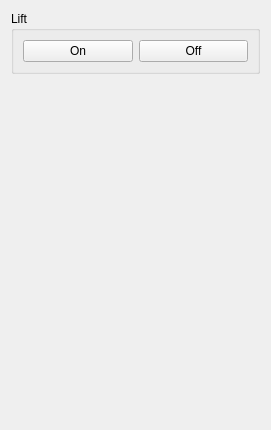
<?xml version="1.0" encoding="UTF-8"?>
<ui version="4.0">
 <class>SampleWidget</class>
 <widget class="QWidget" name="SampleWidget">
  <property name="geometry">
   <rect>
    <x>0</x>
    <y>0</y>
    <width>271</width>
    <height>430</height>
   </rect>
  </property>
  <property name="windowTitle">
   <string>Form</string>
  </property>
  <layout class="QGridLayout" name="gridLayout">
   <item row="0" column="0">
    <widget class="QGroupBox" name="groupBox">
     <property name="title">
      <string>Lift</string>
     </property>
     <layout class="QHBoxLayout" name="horizontalLayout">
      <item>
       <widget class="QPushButton" name="_liftOnButton">
        <property name="text">
         <string>On</string>
        </property>
       </widget>
      </item>
      <item>
       <widget class="QPushButton" name="_liftOffButton">
        <property name="text">
         <string>Off</string>
        </property>
       </widget>
      </item>
     </layout>
    </widget>
   </item>
   <item row="1" column="0">
    <spacer name="verticalSpacer">
     <property name="orientation">
      <enum>Qt::Vertical</enum>
     </property>
     <property name="sizeHint" stdset="0">
      <size>
       <width>20</width>
       <height>331</height>
      </size>
     </property>
    </spacer>
   </item>
  </layout>
 </widget>
 <resources/>
 <connections/>
</ui>
